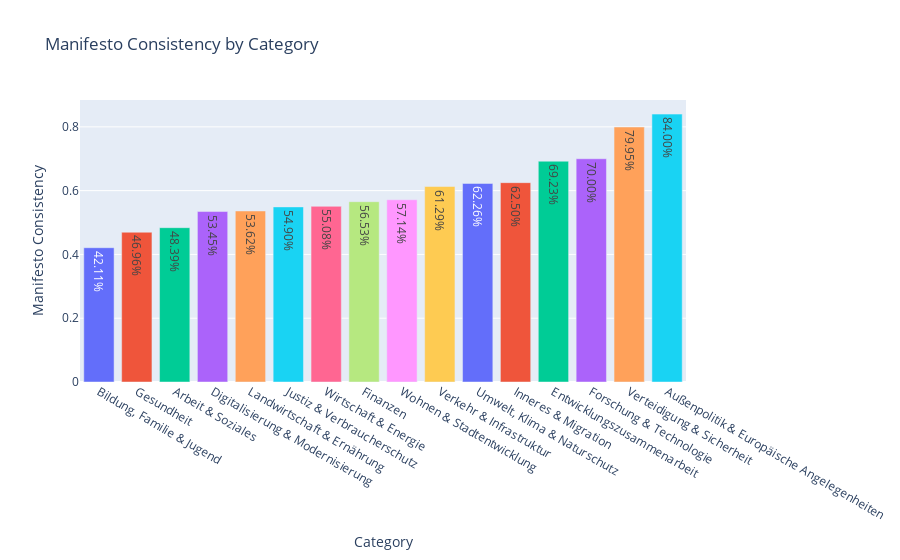

Notebook code for this chart:
### Code cell
by_category = predictions.groupby("category")["vote_correct"].mean().sort_values()

fig = px.bar(
    by_category,
    x=[cat.split("-")[0].strip() for cat in by_category.index],
    y=by_category.values,
    color=by_category.index,
    text=[f"{v:.2%}" for v in by_category.values],
    labels={"x": "Category", "y": "Manifesto Consistency"},
    title="Manifesto Consistency by Category",
)

fig.update_layout(
    xaxis_title="Category",
    yaxis_title="Manifesto Consistency",
    showlegend=False
)

fig.show()

### Figure 1 — Plotly figure (JSON) as saved in the notebook; plotly's stock layout.template omitted (floating-point values rounded to 4 significant figures)
{"data": [{"hovertemplate": "category=Bildung, Familie & Jugend - Schulen, Hochschulen, Familienförderung, Kinder- und Jugendpolitik<br>Category=%{x}<br>Manifesto Consistency=%{y}<br>text=%{text}<extra></extra>", "legendgroup": "Bildung, Familie & Jugend - Schulen, Hochschulen, Familienförderung, Kinder- und Jugendpolitik", "marker": {"color": "#636efa", "pattern": {"shape": ""}}, "name": "Bildung, Familie & Jugend - Schulen, Hochschulen, Familienförderung, Kinder- und Jugendpolitik", "orientation": "v", "showlegend": true, "text": ["42.11%"], "textposition": "auto", "type": "bar", "x": ["Bildung, Familie & Jugend"], "xaxis": "x", "y": [0.4211], "yaxis": "y"}, {"hovertemplate": "category=Gesundheit - Gesundheitssystem, Krankenversicherung, Arzneimittelregulierung, Pandemie- und Präventionspolitik<br>Category=%{x}<br>Manifesto Consistency=%{y}<br>text=%{text}<extra></extra>", "legendgroup": "Gesundheit - Gesundheitssystem, Krankenversicherung, Arzneimittelregulierung, Pandemie- und Präventionspolitik", "marker": {"color": "#EF553B", "pattern": {"shape": ""}}, "name": "Gesundheit - Gesundheitssystem, Krankenversicherung, Arzneimittelregulierung, Pandemie- und Präventionspolitik", "orientation": "v", "showlegend": true, "text": ["46.96%"], "textposition": "auto", "type": "bar", "x": ["Gesundheit"], "xaxis": "x", "y": [0.4696], "yaxis": "y"}, {"hovertemplate": "category=Arbeit & Soziales - Arbeitsmarktpolitik, Sozialversicherung, Renten, Integration<br>Category=%{x}<br>Manifesto Consistency=%{y}<br>text=%{text}<extra></extra>", "legendgroup": "Arbeit & Soziales - Arbeitsmarktpolitik, Sozialversicherung, Renten, Integration", "marker": {"color": "#00cc96", "pattern": {"shape": ""}}, "name": "Arbeit & Soziales - Arbeitsmarktpolitik, Sozialversicherung, Renten, Integration", "orientation": "v", "showlegend": true, "text": ["48.39%"], "textposition": "auto", "type": "bar", "x": ["Arbeit & Soziales"], "xaxis": "x", "y": [0.4839], "yaxis": "y"}, {"hovertemplate": "category=Digitalisierung & Modernisierung - E-Government, IT-Infrastruktur, digitale Verwaltung, Cybersecurity<br>Category=%{x}<br>Manifesto Consistency=%{y}<br>text=%{text}<extra></extra>", "legendgroup": "Digitalisierung & Modernisierung - E-Government, IT-Infrastruktur, digitale Verwaltung, Cybersecurity", "marker": {"color": "#ab63fa", "pattern": {"shape": ""}}, "name": "Digitalisierung & Modernisierung - E-Government, IT-Infrastruktur, digitale Verwaltung, Cybersecurity", "orientation": "v", "showlegend": true, "text": ["53.45%"], "textposition": "auto", "type": "bar", "x": ["Digitalisierung & Modernisierung"], "xaxis": "x", "y": [0.5345], "yaxis": "y"}, {"hovertemplate": "category=Landwirtschaft & Ernährung - Agrarpolitik, Ernährungssicherheit, Ländliche Entwicklung<br>Category=%{x}<br>Manifesto Consistency=%{y}<br>text=%{text}<extra></extra>", "legendgroup": "Landwirtschaft & Ernährung - Agrarpolitik, Ernährungssicherheit, Ländliche Entwicklung", "marker": {"color": "#FFA15A", "pattern": {"shape": ""}}, "name": "Landwirtschaft & Ernährung - Agrarpolitik, Ernährungssicherheit, Ländliche Entwicklung", "orientation": "v", "showlegend": true, "text": ["53.62%"], "textposition": "auto", "type": "bar", "x": ["Landwirtschaft & Ernährung"], "xaxis": "x", "y": [0.5362], "yaxis": "y"}, {"hovertemplate": "category=Justiz & Verbraucherschutz - Rechtsprechung, Gesetzgebung, Verbraucherschutz, Datenschutz<br>Category=%{x}<br>Manifesto Consistency=%{y}<br>text=%{text}<extra></extra>", "legendgroup": "Justiz & Verbraucherschutz - Rechtsprechung, Gesetzgebung, Verbraucherschutz, Datenschutz", "marker": {"color": "#19d3f3", "pattern": {"shape": ""}}, "name": "Justiz & Verbraucherschutz - Rechtsprechung, Gesetzgebung, Verbraucherschutz, Datenschutz", "orientation": "v", "showlegend": true, "text": ["54.90%"], "textposition": "auto", "type": "bar", "x": ["Justiz & Verbraucherschutz"], "xaxis": "x", "y": [0.549], "yaxis": "y"}, {"hovertemplate": "category=Wirtschaft & Energie - Industriepolitik, Mittelstand, Energieversorgung, Wirtschaftsordnungen<br>Category=%{x}<br>Manifesto Consistency=%{y}<br>text=%{text}<extra></extra>", "legendgroup": "Wirtschaft & Energie - Industriepolitik, Mittelstand, Energieversorgung, Wirtschaftsordnungen", "marker": {"color": "#FF6692", "pattern": {"shape": ""}}, "name": "Wirtschaft & Energie - Industriepolitik, Mittelstand, Energieversorgung, Wirtschaftsordnungen", "orientation": "v", "showlegend": true, "text": ["55.08%"], "textposition": "auto", "type": "bar", "x": ["Wirtschaft & Energie"], "xaxis": "x", "y": [0.5508], "yaxis": "y"}, {"hovertemplate": "category=Finanzen - Steuern, Staatsbudget, Haushalts- und Finanzpolitik<br>Category=%{x}<br>Manifesto Consistency=%{y}<br>text=%{text}<extra></extra>", "legendgroup": "Finanzen - Steuern, Staatsbudget, Haushalts- und Finanzpolitik", "marker": {"color": "#B6E880", "pattern": {"shape": ""}}, "name": "Finanzen - Steuern, Staatsbudget, Haushalts- und Finanzpolitik", "orientation": "v", "showlegend": true, "text": ["56.53%"], "textposition": "auto", "type": "bar", "x": ["Finanzen"], "xaxis": "x", "y": [0.5653], "yaxis": "y"}, {"hovertemplate": "category=Wohnen & Stadtentwicklung - Wohnungsbau, Städtebau, Bauordnung, Städtebauförderung<br>Category=%{x}<br>Manifesto Consistency=%{y}<br>text=%{text}<extra></extra>", "legendgroup": "Wohnen & Stadtentwicklung - Wohnungsbau, Städtebau, Bauordnung, Städtebauförderung", "marker": {"color": "#FF97FF", "pattern": {"shape": ""}}, "name": "Wohnen & Stadtentwicklung - Wohnungsbau, Städtebau, Bauordnung, Städtebauförderung", "orientation": "v", "showlegend": true, "text": ["57.14%"], "textposition": "auto", "type": "bar", "x": ["Wohnen & Stadtentwicklung"], "xaxis": "x", "y": [0.5714], "yaxis": "y"}, {"hovertemplate": "category=Verkehr & Infrastruktur - Straßen-, Schienen- und Luftverkehr, Mobilitätskonzepte, Infrastrukturprojekte<br>Category=%{x}<br>Manifesto Consistency=%{y}<br>text=%{text}<extra></extra>", "legendgroup": "Verkehr & Infrastruktur - Straßen-, Schienen- und Luftverkehr, Mobilitätskonzepte, Infrastrukturprojekte", "marker": {"color": "#FECB52", "pattern": {"shape": ""}}, "name": "Verkehr & Infrastruktur - Straßen-, Schienen- und Luftverkehr, Mobilitätskonzepte, Infrastrukturprojekte", "orientation": "v", "showlegend": true, "text": ["61.29%"], "textposition": "auto", "type": "bar", "x": ["Verkehr & Infrastruktur"], "xaxis": "x", "y": [0.6129], "yaxis": "y"}, {"hovertemplate": "category=Umwelt, Klima & Naturschutz - Umweltschutz, Klimapläne, Artenschutz, nukleare Sicherheit<br>Category=%{x}<br>Manifesto Consistency=%{y}<br>text=%{text}<extra></extra>", "legendgroup": "Umwelt, Klima & Naturschutz - Umweltschutz, Klimapläne, Artenschutz, nukleare Sicherheit", "marker": {"color": "#636efa", "pattern": {"shape": ""}}, "name": "Umwelt, Klima & Naturschutz - Umweltschutz, Klimapläne, Artenschutz, nukleare Sicherheit", "orientation": "v", "showlegend": true, "text": ["62.26%"], "textposition": "auto", "type": "bar", "x": ["Umwelt, Klima & Naturschutz"], "xaxis": "x", "y": [0.6226], "yaxis": "y"}, {"hovertemplate": "category=Inneres & Migration - Innere Sicherheit, öffentliche Verwaltung, Migration, Staatsbürgerschaft<br>Category=%{x}<br>Manifesto Consistency=%{y}<br>text=%{text}<extra></extra>", "legendgroup": "Inneres & Migration - Innere Sicherheit, öffentliche Verwaltung, Migration, Staatsbürgerschaft", "marker": {"color": "#EF553B", "pattern": {"shape": ""}}, "name": "Inneres & Migration - Innere Sicherheit, öffentliche Verwaltung, Migration, Staatsbürgerschaft", "orientation": "v", "showlegend": true, "text": ["62.50%"], "textposition": "auto", "type": "bar", "x": ["Inneres & Migration"], "xaxis": "x", "y": [0.625], "yaxis": "y"}, {"hovertemplate": "category=Entwicklungszusammenarbeit - Entwicklungsprojekte, humanitäre Hilfe, internationale Zusammenarbeit<br>Category=%{x}<br>Manifesto Consistency=%{y}<br>text=%{text}<extra></extra>", "legendgroup": "Entwicklungszusammenarbeit - Entwicklungsprojekte, humanitäre Hilfe, internationale Zusammenarbeit", "marker": {"color": "#00cc96", "pattern": {"shape": ""}}, "name": "Entwicklungszusammenarbeit - Entwicklungsprojekte, humanitäre Hilfe, internationale Zusammenarbeit", "orientation": "v", "showlegend": true, "text": ["69.23%"], "textposition": "auto", "type": "bar", "x": ["Entwicklungszusammenarbeit"], "xaxis": "x", "y": [0.6923], "yaxis": "y"}, {"hovertemplate": "category=Forschung & Technologie - Innovationsförderung, Raumfahrt, Forschungseinrichtungen, Technologietransfer<br>Category=%{x}<br>Manifesto Consistency=%{y}<br>text=%{text}<extra></extra>", "legendgroup": "Forschung & Technologie - Innovationsförderung, Raumfahrt, Forschungseinrichtungen, Technologietransfer", "marker": {"color": "#ab63fa", "pattern": {"shape": ""}}, "name": "Forschung & Technologie - Innovationsförderung, Raumfahrt, Forschungseinrichtungen, Technologietransfer", "orientation": "v", "showlegend": true, "text": ["70.00%"], "textposition": "auto", "type": "bar", "x": ["Forschung & Technologie"], "xaxis": "x", "y": [0.7], "yaxis": "y"}, {"hovertemplate": "category=Verteidigung & Sicherheit - Militär, Verteidigungsstrategie, Bundeswehr, Rüstung<br>Category=%{x}<br>Manifesto Consistency=%{y}<br>text=%{text}<extra></extra>", "legendgroup": "Verteidigung & Sicherheit - Militär, Verteidigungsstrategie, Bundeswehr, Rüstung", "marker": {"color": "#FFA15A", "pattern": {"shape": ""}}, "name": "Verteidigung & Sicherheit - Militär, Verteidigungsstrategie, Bundeswehr, Rüstung", "orientation": "v", "showlegend": true, "text": ["79.95%"], "textposition": "auto", "type": "bar", "x": ["Verteidigung & Sicherheit"], "xaxis": "x", "y": [0.7995], "yaxis": "y"}, {"hovertemplate": "category=Außenpolitik & Europäische Angelegenheiten - Diplomatie, internationale Beziehungen, EU-Politik<br>Category=%{x}<br>Manifesto Consistency=%{y}<br>text=%{text}<extra></extra>", "legendgroup": "Außenpolitik & Europäische Angelegenheiten - Diplomatie, internationale Beziehungen, EU-Politik", "marker": {"color": "#19d3f3", "pattern": {"shape": ""}}, "name": "Außenpolitik & Europäische Angelegenheiten - Diplomatie, internationale Beziehungen, EU-Politik", "orientation": "v", "showlegend": true, "text": ["84.00%"], "textposition": "auto", "type": "bar", "x": ["Außenpolitik & Europäische Angelegenheiten"], "xaxis": "x", "y": [0.84], "yaxis": "y"}], "layout": {"barmode": "relative", "legend": {"title": {"text": "category"}, "tracegroupgap": 0}, "showlegend": false, "title": {"text": "Manifesto Consistency by Category"}, "xaxis": {"anchor": "y", "domain": [0, 1], "title": {"text": "Category"}}, "yaxis": {"anchor": "x", "domain": [0, 1], "title": {"text": "Manifesto Consistency"}}}}
